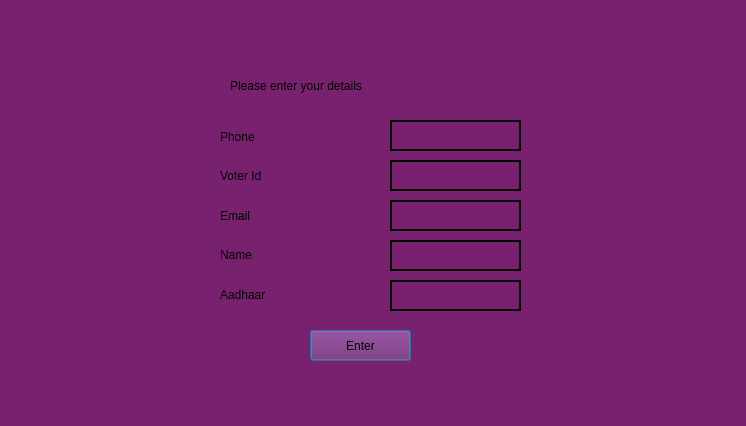
<?xml version="1.0" encoding="UTF-8"?>
<ui version="4.0">
 <class>signup</class>
 <widget class="QDialog" name="signup">
  <property name="geometry">
   <rect>
    <x>0</x>
    <y>0</y>
    <width>746</width>
    <height>426</height>
   </rect>
  </property>
  <property name="windowTitle">
   <string>Dialog</string>
  </property>
  <property name="styleSheet">
   <string notr="true">background-color: rgb(119, 33, 111);
selection-color: rgb(0, 0, 0);
font: 63 11pt &quot;URW Gothic&quot;;</string>
  </property>
  <widget class="QPushButton" name="pushButton_5">
   <property name="geometry">
    <rect>
     <x>310</x>
     <y>330</y>
     <width>101</width>
     <height>31</height>
    </rect>
   </property>
   <property name="text">
    <string>Enter</string>
   </property>
  </widget>
  <widget class="QLineEdit" name="lineEdit_2">
   <property name="geometry">
    <rect>
     <x>390</x>
     <y>160</y>
     <width>131</width>
     <height>31</height>
    </rect>
   </property>
  </widget>
  <widget class="QLineEdit" name="aadhaarbutton">
   <property name="geometry">
    <rect>
     <x>390</x>
     <y>280</y>
     <width>131</width>
     <height>31</height>
    </rect>
   </property>
   <property name="styleSheet">
    <string notr="true">border: 2px solid black;</string>
   </property>
  </widget>
  <widget class="QLineEdit" name="Phonenumbutton">
   <property name="geometry">
    <rect>
     <x>390</x>
     <y>120</y>
     <width>131</width>
     <height>31</height>
    </rect>
   </property>
   <property name="styleSheet">
    <string notr="true">border: 2px solid black;</string>
   </property>
  </widget>
  <widget class="QLineEdit" name="namebutton">
   <property name="geometry">
    <rect>
     <x>390</x>
     <y>240</y>
     <width>131</width>
     <height>31</height>
    </rect>
   </property>
   <property name="styleSheet">
    <string notr="true">border: 2px solid black;</string>
   </property>
  </widget>
  <widget class="QLineEdit" name="voteridbutton">
   <property name="geometry">
    <rect>
     <x>390</x>
     <y>160</y>
     <width>131</width>
     <height>31</height>
    </rect>
   </property>
   <property name="styleSheet">
    <string notr="true">border: 2px solid black;</string>
   </property>
  </widget>
  <widget class="QLineEdit" name="emailbutton">
   <property name="geometry">
    <rect>
     <x>390</x>
     <y>200</y>
     <width>131</width>
     <height>31</height>
    </rect>
   </property>
   <property name="styleSheet">
    <string notr="true">border: 2px solid black;</string>
   </property>
  </widget>
  <widget class="QWidget" name="layoutWidget">
   <property name="geometry">
    <rect>
     <x>220</x>
     <y>120</y>
     <width>123</width>
     <height>191</height>
    </rect>
   </property>
   <layout class="QVBoxLayout" name="verticalLayout">
    <item>
     <widget class="QLabel" name="label">
      <property name="text">
       <string>Phone</string>
      </property>
     </widget>
    </item>
    <item>
     <widget class="QLabel" name="label_2">
      <property name="text">
       <string>Voter Id</string>
      </property>
     </widget>
    </item>
    <item>
     <widget class="QLabel" name="label_3">
      <property name="text">
       <string>Email</string>
      </property>
     </widget>
    </item>
    <item>
     <widget class="QLabel" name="label_5">
      <property name="text">
       <string>Name</string>
      </property>
     </widget>
    </item>
    <item>
     <widget class="QLabel" name="label_4">
      <property name="text">
       <string>Aadhaar</string>
      </property>
     </widget>
    </item>
   </layout>
  </widget>
  <widget class="QLabel" name="label_6">
   <property name="geometry">
    <rect>
     <x>230</x>
     <y>70</y>
     <width>321</width>
     <height>32</height>
    </rect>
   </property>
   <property name="styleSheet">
    <string notr="true">font: 63 13pt &quot;URW Gothic&quot;;</string>
   </property>
   <property name="text">
    <string>Please enter your details</string>
   </property>
  </widget>
 </widget>
 <resources/>
 <connections/>
</ui>
